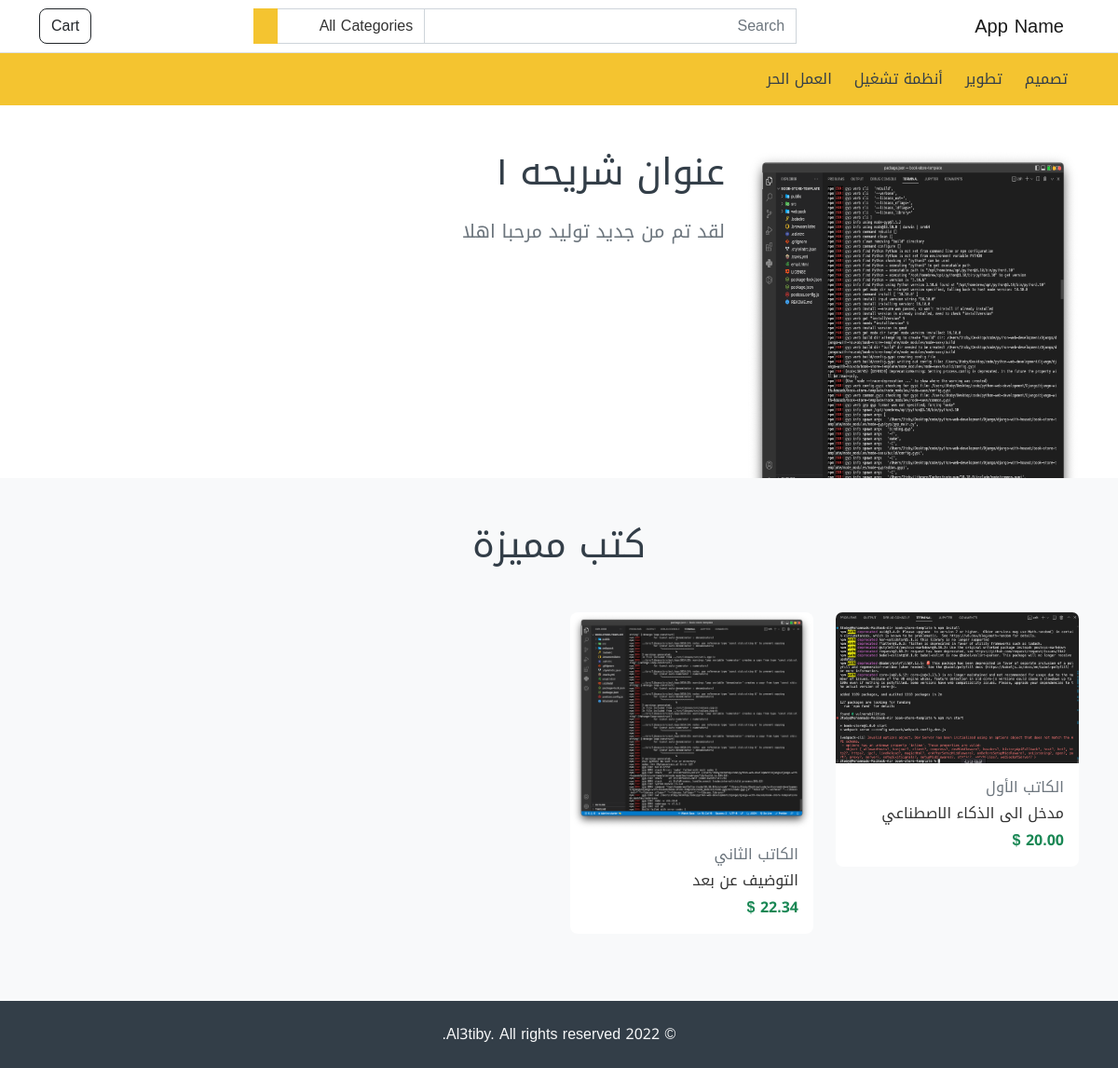
Before: / with the older database file.
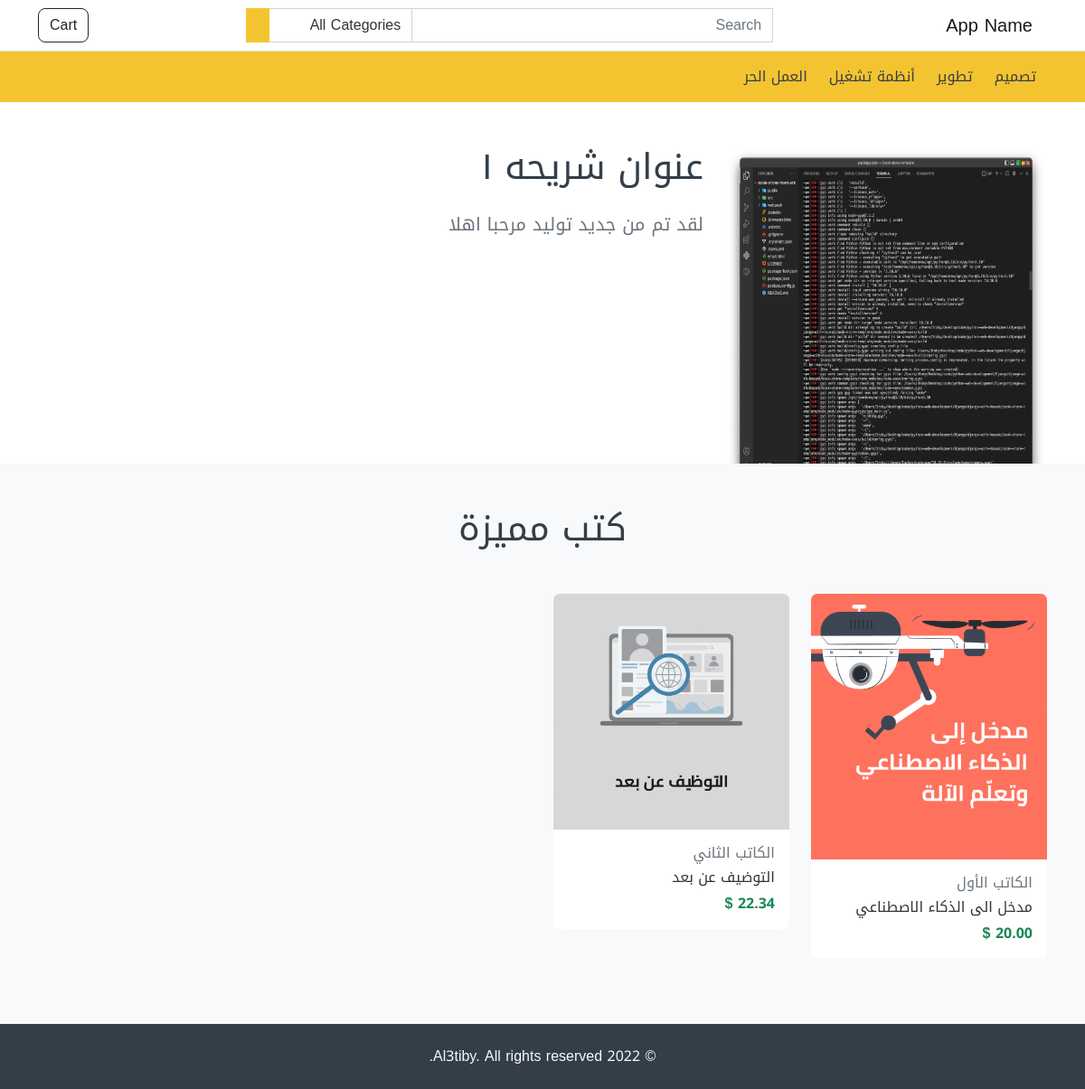
After: the same page with the newer database file.
### store/models.py (models this page shows, shortened)
class Product(models.Model):
    name = models.CharField(max_length=255)
    short_description = models.TextField(null=True)
    description = models.TextField(null=True)
    image = models.ImageField()
    price = models.FloatField()
    featured = models.BooleanField(default=False)
    created_at = models.DateTimeField(auto_now_add=True)
    updated_at = models.DateTimeField(auto_now=True)
    category = models.ForeignKey(Category, on_delete=models.PROTECT)
    author = models.ForeignKey(Author, on_delete=models.SET_NULL, null=True)

class Author(models.Model):
    name = models.CharField(max_length=255)
    bio = models.TextField(null=True)
    created_at = models.DateTimeField(auto_now_add=True)
    updated_at = models.DateTimeField(auto_now=True)

### store/views.py (the view)
# urls.py: path('', views.index, name='store.home'),
def index(request):
    products = Product.objects.select_related('author').filter(featured=True)
    slides = Slider.objects.order_by('order')
    return render(
        request, 'index.html',
        {
            'products': products,
            'slides': slides
        }
    )

### store/custom_context_processor.py (called while the page is built)
def store_website(request):
    categories = Category.objects.order_by('order')
    return {
        'categories': categories
    }

### store/templatetags/my_filters.py (called while the page is built)
def currency(amount):
    return '{:.2f}'.format(amount) + ' $'

### store/templates/index.html
{% extends 'base.html' %}
{% load i18n %}
{% load my_filters %}
{% block content %}
    {% include 'partials/slider.html' with slides=slides %}
    <div class="container my-5">
        <section>
            <div class="col-md-12 mb-5">
                <p class="h1 text-center text-secondary">كتب مميزة</p>
            </div>
            <div class="row">
                {% for product in products %}
                    <div class="col-md-3">
                        {% include 'common/product_card.html' with product=product %}
                    </div>
                {% endfor %}
            </div>
        </section>
    </div>
{% endblock %}

### store/templates/common/product_card.html (shortened to what this page needs)
{% load i18n %}
{% load my_filters %}
<div class="product card mb-4">
    <img src="{{ product.image.url }}" class="card-img-top" alt="{{ product.name }}" />
    <div class="card-body">
        <h6 class="text-muted">{{ product.author.name }}</h6>
        <h6 class="card-title">{{ product.name }}</h6>
        <strong class="fw-bold text-success">{{ product.price|currency }}</strong>
    </div>
</div>

Changed rows visible on the page:
changed Product "مدخل الى الذكاء الاصطناعي": image: a different picture
changed Product "التوضيف عن بعد": image: a different picture
